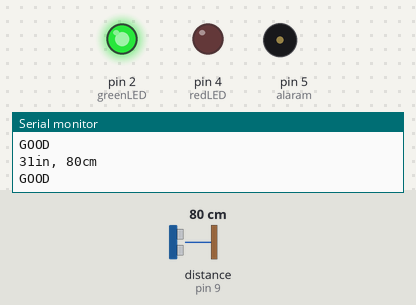
A sketch run on a simulated Arduino Uno, built with avr-gcc and run on an emulated ATmega328P. Parts: output pins drawn as LEDs (lit = HIGH), buzzer (waves = sounding), the last lines printed to the serial monitor. Wiring (inferred from the names in the program): ultrasonic range finder: trigger pin 8; echo pin 9. Inputs (shaded band) come from the test bench; at power-on: distance to the obstacle (sensor on pin 9) 80 cm. The echo pulse lasts 58.3 µs per cm; pins used as bus, display or sensor lines are not drawn.

Above: at 1.2 s.
1.3 s: distance to the obstacle (sensor on pin 9) set to 7 cm
2.8 s: distance to the obstacle (sensor on pin 9) set to 4 cm
At 3.6 s:
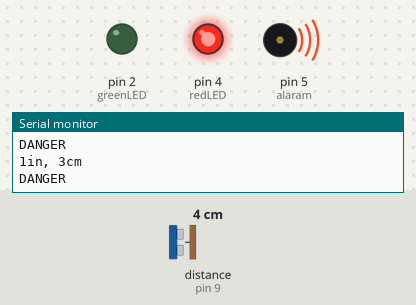
4.5 s: distance to the obstacle (sensor on pin 9) set to 9 cm
At 4.9 s:
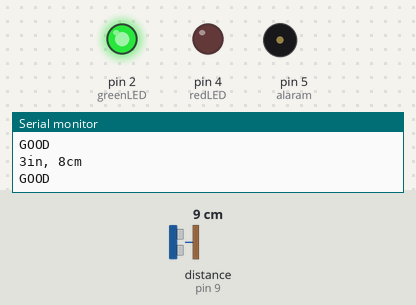
6.0 s: distance to the obstacle (sensor on pin 9) set to 2 cm
At 6.3 s:
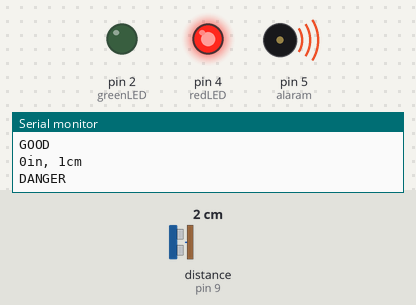
Timing chart, 0 to 8.5 s (numbered marks = the images above; inputs shaded):
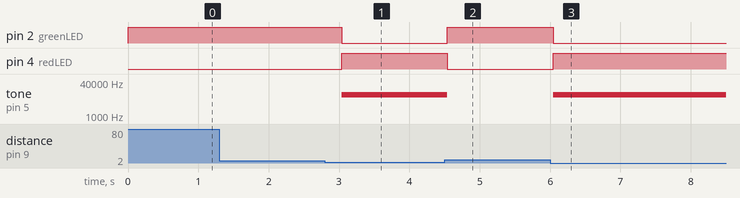

Measured:
- the behaviour switches between 6 and 5 cm on distance to the obstacle (sensor on pin 9) (found by bisection; images 0 and 1)
- after the input at 2.8 s, pin 2 (greenLED): HIGH → LOW after 0.24 s; pin 4 (redLED): LOW → HIGH after 0.24 s; tone on pin 5 (alaram): silent → 10000 Hz after 0.24 s
- after the input at 4.5 s, pin 2 (greenLED): LOW → HIGH at once; pin 4 (redLED): HIGH → LOW at once; tone on pin 5 (alaram): 10000 Hz → silent at once
- after the input at 6.0 s, pin 2 (greenLED): HIGH → LOW after 0.05 s; pin 4 (redLED): LOW → HIGH after 0.05 s; tone on pin 5 (alaram): silent → 10000 Hz after 0.05 s

The sketch:

ultrasonic_sensor_obustracl_detector.ino
```cpp
#define trigPIN 8
#define echoPIN 9
#define redLED 4
#define greenLED 2
#define alaram 5


int range =2 ;
void setup() {
  // put your setup code here, to run once:
  pinMode(trigPIN,OUTPUT);
  pinMode(echoPIN, INPUT);

  pinMode(redLED,OUTPUT);
  pinMode(greenLED,OUTPUT);

  digitalWrite(greenLED,HIGH);
  digitalWrite(redLED,LOW);

  Serial.begin(9600);

}

void loop() {
  // put your main code here, to run repeatedly:

  long duration, inches, cms;

  digitalWrite(trigPIN, LOW);
  delayMicroseconds(2);

  digitalWrite(trigPIN,HIGH);
  delayMicroseconds(10);
  digitalWrite(trigPIN,LOW);

  duration = pulseIn(echoPIN,HIGH);

  inches = microsecondsToInches(duration);
  cms = microsecondsToCentimeters(duration);

  Serial.print(inches);
  Serial.print("in, ");
  Serial.print(cms);
  Serial.print("cm");
  Serial.println();


  if(range > inches){
    Serial.println("DANGER");
    digitalWrite(redLED,HIGH);
    digitalWrite(greenLED,LOW);
    tone(alaram, 10000);
    delay(100);

    }else{

    Serial.println("GOOD");
    digitalWrite(redLED,LOW);
    digitalWrite(greenLED,HIGH);
    noTone(alaram);
    delay(100);

      }

      delay(200);


}


long microsecondsToInches(long microseconds)
{
  return microseconds / 74 / 2;
}

long microsecondsToCentimeters(long microseconds)
{
  return microseconds / 29 / 2;
}
```
